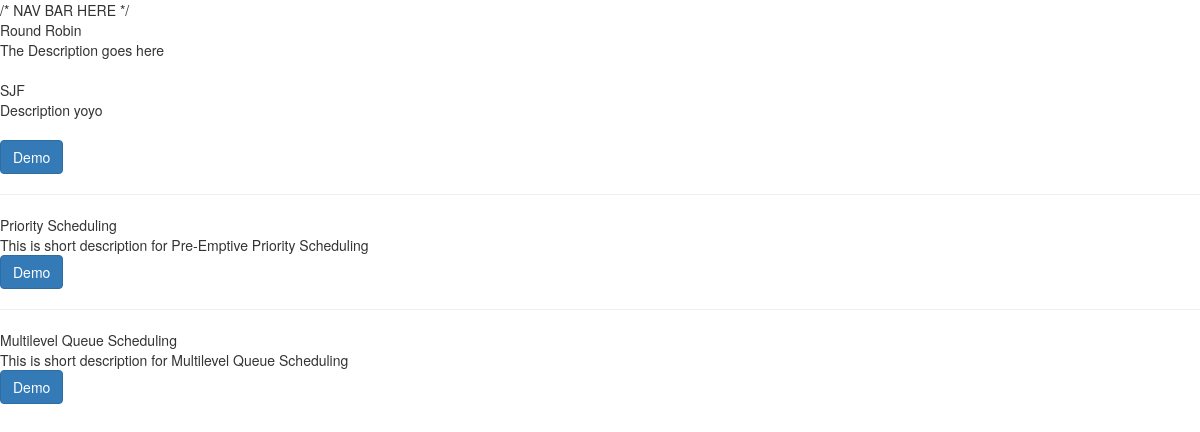
Before: /process/ with the older database file.
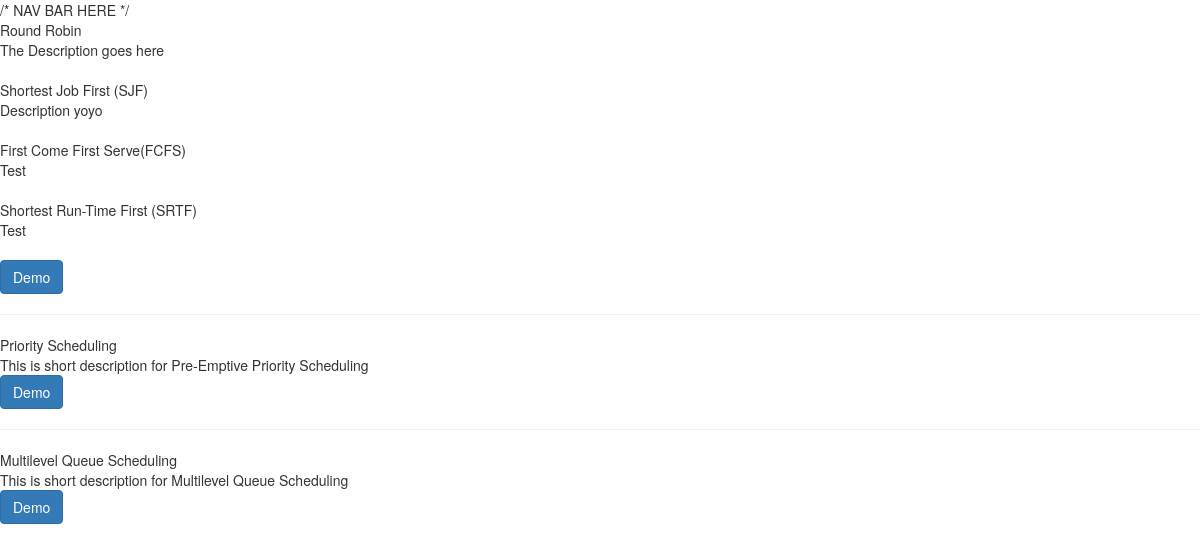
After: the same page with the newer database file.
### process/models.py (models this page shows, shortened)
class ProcessSchedAlg(models.Model):
    name = models.CharField(max_length=200)
    description = models.TextField()
    demourl = models.CharField(max_length=200, blank=True)

### process/views.py (the view)
def home(request):
    algos = ProcessSchedAlg.objects.all()
    context = {'algos': algos}
    return render(request, 'process/index.html',context = context)

### process/templates/process/index.html (shortened to what this page needs)
{% extends "ossim/base.html" %}
{% block content %}
<div class="main-container">
{% for alg in algos %}
    <div class="alg-container">
      <div class="alg-name">  {{alg.name}} </div>
      <div class="alg-description">
        {{alg.description}}
      </div>
    </div>
    <br>
{% endfor %}
<a href="/process/demo/1/" class="btn btn-primary">Demo</a><br>
<hr>
<div class="alg-container">
  <div class="alg-name">  Priority Scheduling  </div>
  <div class="alg-description">
  This is short description for Pre-Emptive Priority Scheduling
  </div>
  <a href="/process/demo/2/" class="btn btn-primary">Demo</a><br>
</div>
<hr>
<div class="alg-container">
  <div class="alg-name"> Multilevel Queue Scheduling </div>
  <div class="alg-description">
  This is short description for Multilevel Queue Scheduling
  </div>
  <a href="/process/demo/3/" class="btn btn-primary">Demo</a><br>
</div>
</div>
{% endblock %}

Changed rows visible on the page:
changed ProcessSchedAlg "Description yoyo": name "SJF" → "Shortest Job First (SJF)"
added ProcessSchedAlg: name "First Come First Serve(FCFS)", description "Test"
added ProcessSchedAlg: name "Shortest Run-Time First (SRTF)", description "Test"
